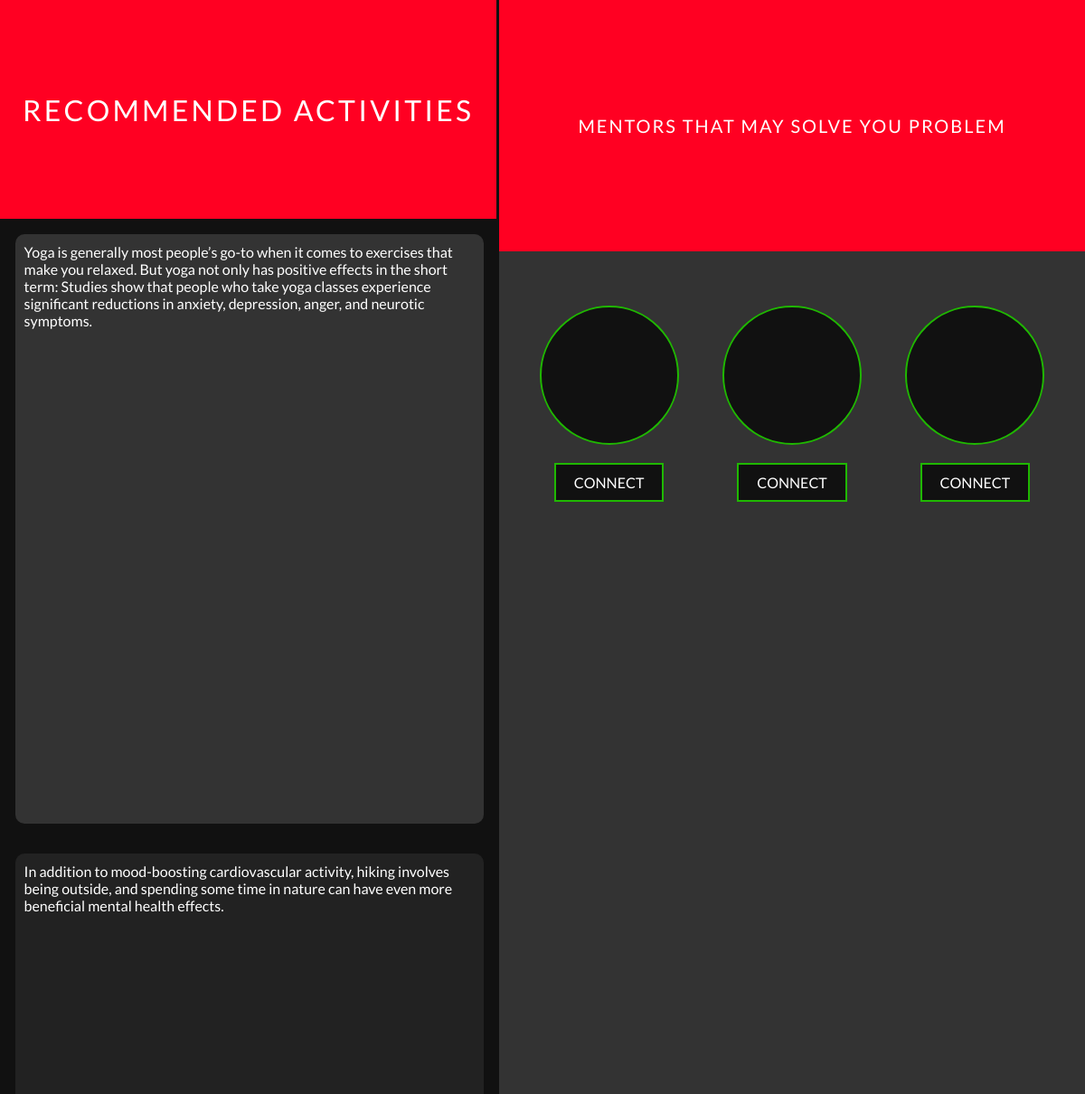
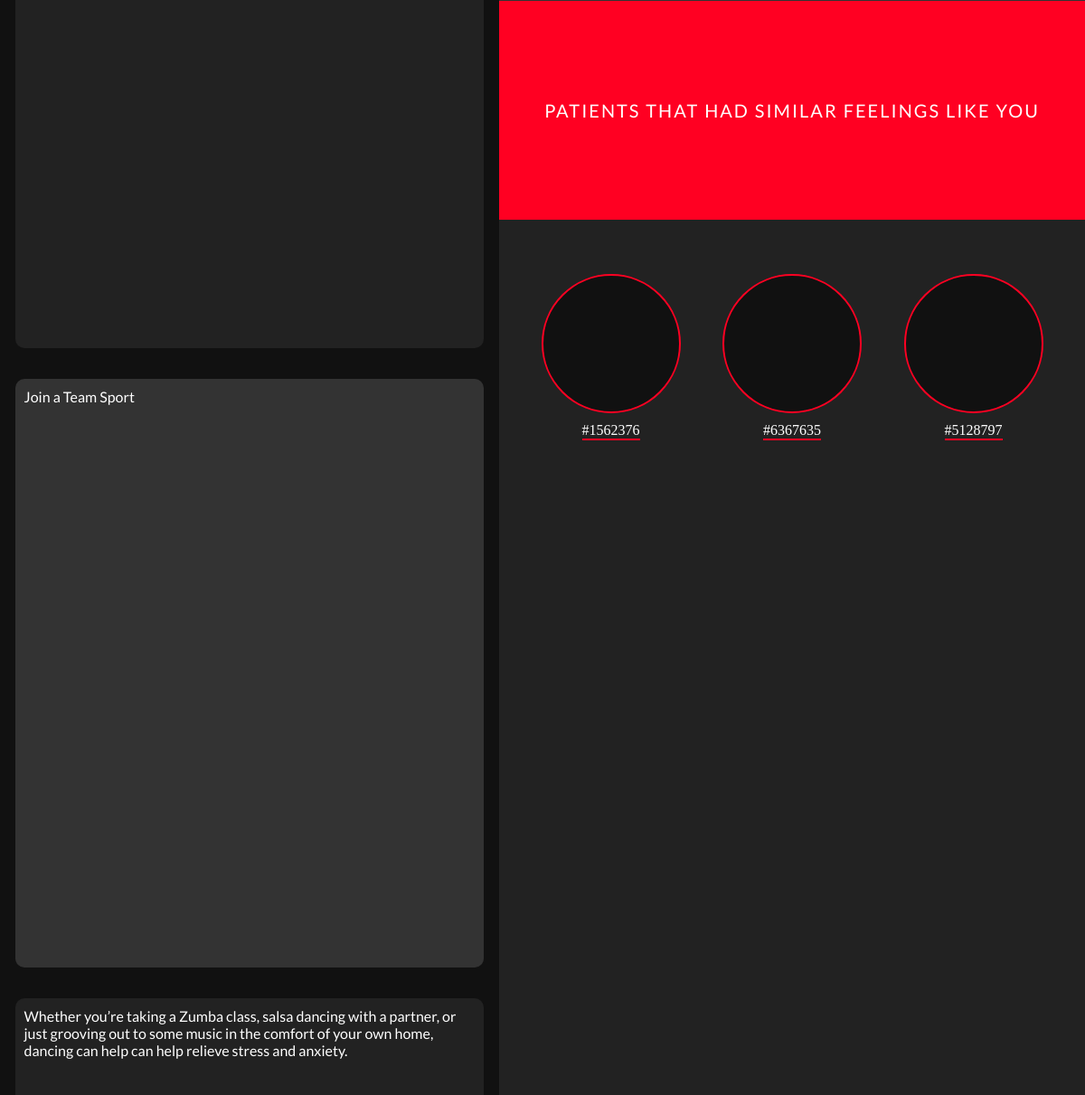
The app's page /dashboard.php?emotion=Sad with its own data (2 pictures, top to bottom).
### tables this page shows
CREATE TABLE `Sad` (
  `id` int(11) NOT NULL,
  `task` text NOT NULL
);

### dashboard.php (the view, shortened to what this page needs)
<?php
 require_once('db.php');
?>
<!DOCTYPE html>
<html lang="en">
<head>
  <link rel="stylesheet" href="css/dashboard.css">
</head>
<body>
  <div class="dashboard-container">
    <div class="activities-container">
      <div class="activities-heading" style="width:99.5%;">Recommended activities</div>
      <div class="activities">
        <?php
      $emotion=$_SESSION['emotion'];
      $query = "SELECT * FROM `$emotion`";
      $result = $connection->query($query);
      while ($row = $result->fetch_assoc()){
        $task=$row['task'];
        echo "<div class='activity'>$task</div>";
      }
        ?>
      </div>
    </div>
    <div class="sub-dashboard">
      <div class="video-container" style="z-index: 1;">
        <div class="activities-heading" style="animation-delay: 0.5s; font-size: 20px; height:11.5vh">Mentors that may solve you problem</div>
        <div class="others">
          <div class="other">
            <div style="border-color:rgb(31, 184, 0)"class="pic">
            </div>
            <a target="_blank" class="connect-btn">Connect</a>
          </div>
          <div class="other">
            <div style="border-color:rgb(31, 184, 0)" class="pic">
            </div>
            <a href='' class="connect-btn">Connect</a>
          </div>
          <div class="other">
            <div style="border-color:rgb(31, 184, 0)" class="pic">
            </div>
            <a href='' class="connect-btn">Connect</a>
          </div>
        </div>
      </div>
      <div class="others-container">
        <div class="activities-heading" style="animation-delay: 0.7s; font-size: 20px;">Patients that had similar feelings like you</div>
        <div class="others">
          <div class="other">
            <div class="pic">
            </div>
            <a href='chat.php' target="_blank" class="url">#1562376</a>
          </div>
          <div class="other">
            <div class="pic">
            </div>
            <a href='chat.php' target="_blank" class="url">#6367635</a>
          </div>
          <div class="other">
            <div class="pic">
            </div>
            <a href='chat.php'  target="_blank" class="url">#5128797</a>
          </div>
        </div>
      </div>
    </div>
  </div>
</body>
</html>

### css/dashboard.css (style rules this page uses)
body { padding:0 !important; margin:0 !important; }
.dashboard-container { display: flex; width:100vw; height:100vh; }
.activities-container { display:flex; flex-direction: column; flex-wrap: wrap; width:46%; height:100%; background-color:#111; }
.activities-heading { display: flex; width:100%; justify-content: center; align-items: center; height:10vh; color:white; background-color:rgb(255, 0, 34); font-family: Lato,'sans-serif'; font-size: 32px; letter-spacing: .1em; text-transform: uppercase; animation: comeDown 0.7s cubic-bezier(0.075, 0.82, 0.165, 1) 0.3s forwards; transform:translate(0%,-100%); }
.activities { display:flex; flex-wrap: wrap; justify-content: center; width:100%; height: 90vh; overflow: auto; color:white; }
.activity { width:100%; height:29%; margin:3%; background: #333; border-radius: 10px; padding:10px; font-family:Lato, 'sans-serif'; }
.activity:nth-child(even) { background: #222; }
.sub-dashboard { width:54%; display: flex; flex-direction: column; }
.video-container { display: flex; height:50%; background-color:#333; flex-direction: column; width:100%; }
.others-container { display: flex; flex-direction: column; height: 50%; width:100%; background-color:#222; }
.others { margin:60px 0; width:100%; display: flex; justify-content: space-evenly; align-items: center; }
.other { display: flex; justify-content: center; align-items: center; flex-direction: column; }
.pic { height:150px; width: 150px; background: #111; border-radius: 50%; position: relative; display:flex; justify-content: center; align-items: center; flex-wrap:wrap; overflow: hidden; border: 2px solid rgb(255, 0, 34); }
.url { text-decoration: none; color:white; margin:10px; border-bottom:2px solid rgb(255,0,34); }
.connect-btn { display: inline-block; padding:10px 20px; text-decoration: none; text-transform: uppercase; font-family: Lato,'sans-serif'; background: #111; color:white; margin: 20px; border:2px solid rgb(31, 184, 0); transition: all 0.3s; }

### records on screen
sad: task "Yoga is generally most people’s go-to when it comes to exercises that make you relaxed. But yoga not only has positive effects in the short term: Studies show that people who take yoga classes experience significant reductions in anxiety, depression, anger, and neurotic symptoms."
sad: task "In addition to mood-boosting cardiovascular activity, hiking involves being outside, and spending some time in nature can have even more beneficial mental health effects."
sad: task "Join a Team Sport"
sad: task "Whether you’re taking a Zumba class, salsa dancing with a partner, or just grooving out to some music in the comfort of your own home, dancing can help can help relieve stress and anxiety."
